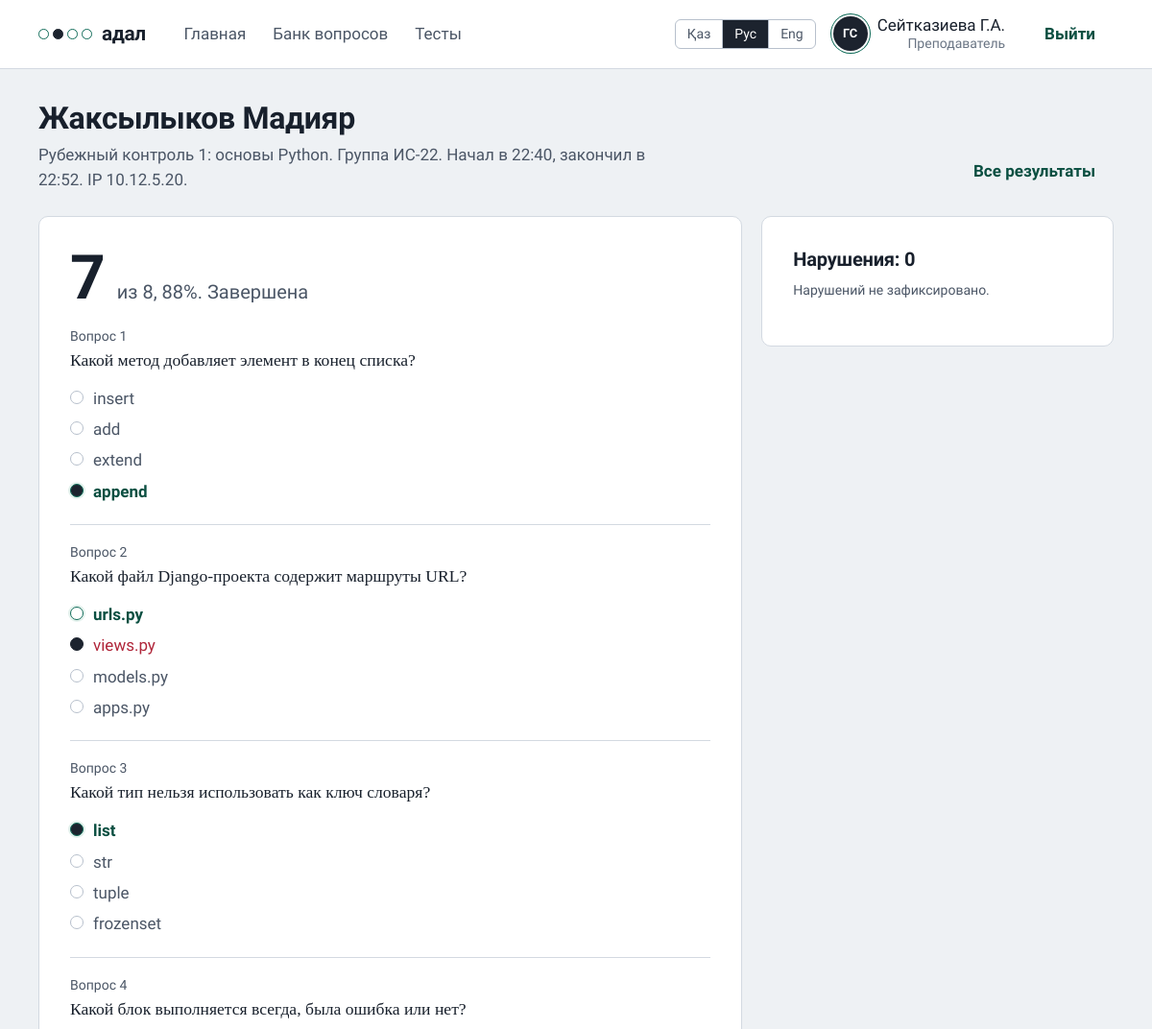
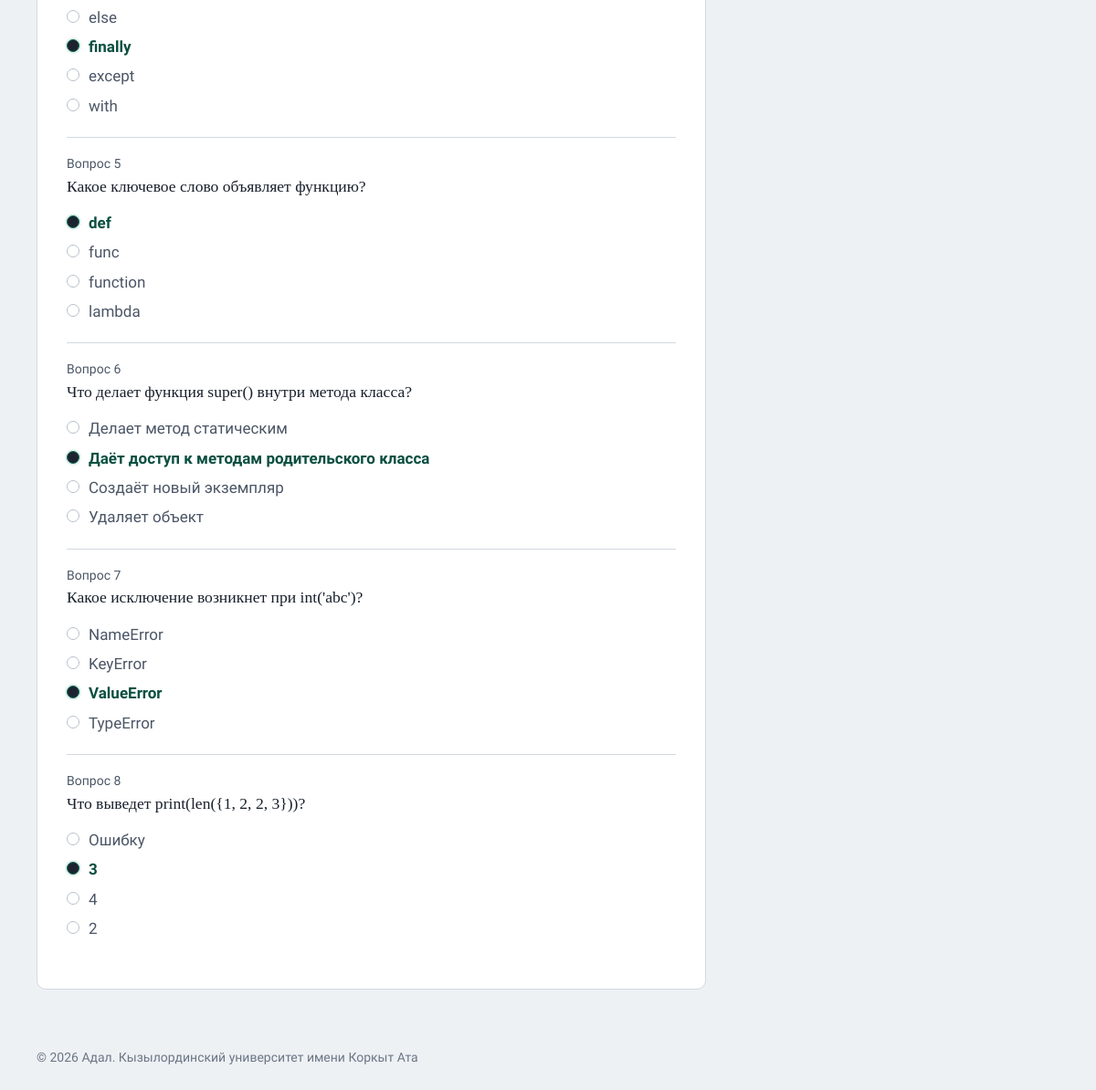
The page /attempts/20/ (signed in) on the database its author committed (2 pictures, top to bottom).
### accounts/models.py (models this page shows, shortened)
class User(AbstractBaseUser, PermissionsMixin):
    class Role(models.TextChoices):
        STUDENT = "student", _("Студент")
        TEACHER = "teacher", _("Преподаватель")
        ADMIN = "admin", _("Администратор")
    class Degree(models.TextChoices):
        BACHELOR = "bachelor", _("Бакалавриат")
        MASTER = "master", _("Магистратура")
        DOCTOR = "doctor", _("Докторантура")
    class ApplicationType(models.TextChoices):
        FIRST = "first", _("Первое высшее образование")
        SHORT = "short", _("Сокращённая программа (на базе ТиПО)")
        SECOND = "second", _("Второе высшее образование")
    class DocType(models.TextChoices):
        ID_CARD = "id_card", _("Удостоверение личности РК")
        PASSPORT = "passport", _("Паспорт")
        RESIDENCE = "residence", _("Вид на жительство")
    class Language(models.TextChoices):
        KAZAKH = "kk", _("Қазақша")
        RUSSIAN = "ru", _("Русский")
        ENGLISH = "en", "English"
    iin = models.CharField(_("ИИН"), max_length=12, unique=True)
    first_name = models.CharField(_("Имя"), max_length=80)
    last_name = models.CharField(_("Фамилия"), max_length=80)
    patronymic = models.CharField(_("Отчество"), max_length=80, blank=True)
    email = models.EmailField(_("Эл. почта"), blank=True)
    role = models.CharField(_("Роль"), max_length=10, choices=Role.choices, default=Role.STUDENT)
    group = models.CharField(_("Группа"), max_length=30, blank=True)
    interface_language = models.CharField(
        _("Язык интерфейса"), max_length=2, choices=Language.choices, default=Language.RUSSIAN)
    degree = models.CharField(_("Академическая степень"), max_length=10,
                              choices=Degree.choices, default=Degree.BACHELOR)
    application_type = models.CharField(_("Заявление"), max_length=10,
                                        choices=ApplicationType.choices, default=ApplicationType.FIRST)
    citizenship = models.CharField(_("Страна"), max_length=60, default="Казахстан")
    doc_type = models.CharField(_("Документ"), max_length=10, choices=DocType.choices,
                                default=DocType.ID_CARD)
    doc_number = models.CharField(_("Номер документа"), max_length=20, blank=True)
    study_language = models.CharField(_("Язык обучения"), max_length=2,
                                      choices=Language.choices, default=Language.KAZAKH)
    birth_date = models.DateField(_("Дата рождения"), null=True, blank=True)
    avatar = models.ImageField(_("Фото профиля"), upload_to="avatars/", blank=True)
    is_active = models.BooleanField(default=True)
    is_staff = models.BooleanField(default=False)
    date_joined = models.DateTimeField(default=timezone.now)
    objects = UserManager()
    USERNAME_FIELD = "iin"
    REQUIRED_FIELDS = ["first_name", "last_name"]
    class Meta:
        verbose_name = _("пользователь")
        verbose_name_plural = _("пользователи")
        ordering = ["last_name", "first_name"]
    @property
    def full_name(self) -> str:
        return " ".join(p for p in (self.last_name, self.first_name, self.patronymic) if p)
    @property
    def short_name(self) -> str:
        initials = "".join(f"{p[0]}." for p in (self.first_name, self.patronymic) if p)
        return f"{self.last_name} {initials}".strip()
    @property
    def initials(self) -> str:
        return "".join(p[0] for p in (self.first_name, self.last_name) if p).upper()
    @property
    def is_teacher(self) -> bool:
        return self.role in (self.Role.TEACHER, self.Role.ADMIN)
    @property
    def is_admin(self) -> bool:
        return self.is_superuser or self.role == self.Role.ADMIN

### exams/models.py (models this page shows, shortened)
class Attempt(models.Model):
    class Status(models.TextChoices):
        ACTIVE = "active", _("Идёт")
        FINISHED = "finished", _("Завершена")
        EXPIRED = "expired", _("Время вышло")
        TERMINATED = "terminated", _("Остановлена за нарушения")
    exam = models.ForeignKey(Exam, on_delete=models.CASCADE, related_name="attempts")
    student = models.ForeignKey(settings.AUTH_USER_MODEL, on_delete=models.CASCADE,
                                related_name="attempts")
    status = models.CharField(max_length=12, choices=Status.choices, default=Status.ACTIVE)
    started_at = models.DateTimeField(default=timezone.now)
    deadline = models.DateTimeField()
    finished_at = models.DateTimeField(null=True, blank=True)
    score = models.PositiveSmallIntegerField(default=0)
    max_score = models.PositiveSmallIntegerField(default=0)
    seed = models.BigIntegerField()
    session_key = models.CharField(max_length=64, blank=True)
    ip_address = models.GenericIPAddressField(null=True, blank=True)
    last_seen_at = models.DateTimeField(null=True, blank=True)
    violation_count = models.PositiveSmallIntegerField(default=0)
    archived = models.BooleanField(default=False)
    objects = CurrentAttemptManager()
    all_objects = models.Manager()
    class Meta:
        constraints = [
            models.UniqueConstraint(fields=["exam", "student"], condition=models.Q(archived=False),
                                    name="one_current_attempt_per_student"),
        ]
        ordering = ["-started_at"]
    @property
    def percent(self) -> int:
        return round(100 * self.score / self.max_score) if self.max_score else 0

class Exam(models.Model):
    title = models.CharField(_("Название"), max_length=200)
    subject = models.ForeignKey(Subject, on_delete=models.PROTECT, related_name="exams",
                                verbose_name=_("Дисциплина"))
    author = models.ForeignKey(settings.AUTH_USER_MODEL, on_delete=models.CASCADE,
                               related_name="exams")
    topic = models.CharField(_("Только тема"), max_length=150, blank=True,
                             help_text=_("Оставьте пустым, чтобы брать вопросы по всей дисциплине"))
    question_count = models.PositiveSmallIntegerField(_("Вопросов в варианте"), default=20)
    duration_minutes = models.PositiveSmallIntegerField(_("Время, минут"), default=30)
    opens_at = models.DateTimeField(_("Открывается"))
    closes_at = models.DateTimeField(_("Закрывается"))
    groups = models.CharField(_("Группы"), max_length=300, blank=True,
                              help_text=_("Через запятую, например: ИС-21, ИС-22. Если оставить пустым, тест увидят все группы"))
    access_code = models.CharField(_("Код доступа"), max_length=12,
                                   help_text=_("Преподаватель говорит его вслух в аудитории"))
    allowed_ip_prefix = models.CharField(
        _("Разрешённая сеть"), max_length=60, blank=True,
        help_text=_("Начало IP-адресов компьютерного класса, например 10.12.5. Если оставить пустым, тест откроется из любой сети"))
    max_violations = models.PositiveSmallIntegerField(
        _("Нарушений до завершения"), default=3,
        help_text=_("Уход со страницы, выход из полноэкранного режима и т. п."))
    show_review = models.BooleanField(_("Показать студенту разбор после теста"), default=False)
    questions = models.ManyToManyField("Question", related_name="exams", blank=True,
                                       verbose_name=_("Вопросы теста"))
    is_published = models.BooleanField(_("Опубликован"), default=True)
    created_at = models.DateTimeField(auto_now_add=True)
    class Meta:
        verbose_name = _("тест")
        verbose_name_plural = _("тесты")
        ordering = ["-opens_at"]

class AttemptItem(models.Model):
    attempt = models.ForeignKey(Attempt, on_delete=models.CASCADE, related_name="items")
    question = models.ForeignKey(Question, on_delete=models.CASCADE, related_name="attempt_items")
    position = models.PositiveSmallIntegerField()
    choice_order = models.JSONField(default=list)
    selected = models.ForeignKey(Choice, on_delete=models.SET_NULL, null=True, blank=True)
    answered_at = models.DateTimeField(null=True, blank=True)
    class Meta:
        ordering = ["position"]
        constraints = [
            models.UniqueConstraint(fields=["attempt", "position"], name="unique_item_position"),
        ]

class Question(models.Model):
    class Difficulty(models.IntegerChoices):
        EASY = 1, _("Лёгкий")
        MEDIUM = 2, _("Средний")
        HARD = 3, _("Сложный")
    subject = models.ForeignKey(Subject, on_delete=models.CASCADE, related_name="questions",
                                verbose_name=_("Дисциплина"))
    author = models.ForeignKey(settings.AUTH_USER_MODEL, on_delete=models.SET_NULL, null=True,
                               related_name="questions", verbose_name=_("Автор"))
    topic = models.CharField(_("Тема"), max_length=150, blank=True)
    text = models.TextField(_("Текст вопроса"))
    image = models.ImageField(_("Рисунок"), upload_to="questions/", blank=True)
    difficulty = models.PositiveSmallIntegerField(_("Сложность"), choices=Difficulty.choices,
                                                  default=Difficulty.MEDIUM)
    is_active = models.BooleanField(_("В банке"), default=True)
    created_at = models.DateTimeField(_("Создан"), auto_now_add=True)
    class Meta:
        verbose_name = _("вопрос")
        verbose_name_plural = _("вопросы")
        ordering = ["-created_at"]

class Choice(models.Model):
    question = models.ForeignKey(Question, on_delete=models.CASCADE, related_name="choices")
    text = models.CharField(_("Вариант ответа"), max_length=1000)
    is_correct = models.BooleanField(_("Правильный"), default=False)
    class Meta:
        ordering = ["id"]

### exams/views.py (the view)
# urls.py: path("attempts/<int:pk>/", views.attempt_detail, name="attempt_detail"),
@teacher_required
def attempt_detail(request, pk):
    attempt = get_object_or_404(Attempt.all_objects.select_related("exam", "student"), pk=pk)
    _own_exam(request, attempt.exam_id)
    history = (Attempt.all_objects.filter(exam=attempt.exam, student=attempt.student)
               .exclude(pk=attempt.pk).order_by("-started_at"))
    default_until = timezone.localtime() + timezone.timedelta(days=1)
    return render(request, "exams/attempt_detail.html", {
        "attempt": attempt, "items": _review_items(attempt),
        "violations": attempt.violations.all(), "history": history,
        "retake": services.active_retake(attempt.exam, attempt.student),
        "retake_default": default_until.replace(second=0, microsecond=0).strftime("%Y-%m-%dT%H:%M"),
    })

### exams/services.py (called while the page is built)
def active_retake(exam: Exam, student, now=None) -> Retake | None:
    now = now or timezone.now()
    return (Retake.objects.filter(exam=exam, student=student, used_at__isnull=True, expires_at__gte=now)
            .order_by("-expires_at").first())

### exams/views.py (called while the page is built)
def teacher_required(view):
    @wraps(view)
    @login_required
    def wrapper(request, *args, **kwargs):
        if not request.user.is_teacher:
            raise PermissionDenied
        return view(request, *args, **kwargs)
    return wrapper

def _own_exam(request, pk) -> Exam:
    exam = get_object_or_404(Exam.objects.select_related("subject"), pk=pk)
    if exam.author_id != request.user.id and not request.user.is_admin:
        raise PermissionDenied
    return exam

def _review_items(attempt):
    items = attempt.items.select_related("question", "selected").prefetch_related(
        "question__choices")
    result = []
    for item in items:
        choices = {c.id: c for c in item.question.choices.all()}
        ordered = [choices[cid] for cid in item.choice_order if cid in choices]
        result.append({"item": item, "choices": ordered})
    return result

### templates/exams/attempt_detail.html (shortened to what this page needs)
{% extends "base.html" %}
{% load i18n %}
{% block math %}{% include "_math.html" %}{% endblock %}
{% block content %}
<div class="page-head">
  <div>
    <h1>{{ attempt.student.full_name }}{% if attempt.archived %} <span class="tag">{% translate "заменена пересдачей" %}</span>{% endif %}</h1>
    <p class="muted">{{ attempt.exam.title }}. {% translate "Группа" %} {{ attempt.student.group|default:"—" }}. {% translate "Начал в" %} {{ attempt.started_at|date:"H:i" }}{% if attempt.finished_at %}, {% translate "закончил в" %} {{ attempt.finished_at|date:"H:i" }}{% endif %}. IP {{ attempt.ip_address|default:"—" }}.</p>
  </div>
  <a class="btn btn-quiet" href="{% url 'exams:exam_results' attempt.exam_id %}">{% translate "Все результаты" %}</a>
</div>
<div class="cols">
  <section class="sheet">
    <div class="score-big"><b>{{ attempt.score }}</b><span></span></div>
    {% for r in items %}
    <div class="review-item">
      <div class="small muted">{% blocktranslate trimmed with position=r.item.position %}Вопрос {{ position }}{% endblocktranslate %}{% if not r.item.selected %}{% translate ", без ответа" %}{% endif %}</div>
      <div class="q-text">{{ r.item.question.text }}</div>
      {% for c in r.choices %}
      <div class="review-choice {% if c.is_correct %}correct{% endif %} {% if r.item.selected_id == c.id %}picked{% if not c.is_correct %} wrong{% endif %}{% endif %}">{{ c.text }}</div>
      {% endfor %}
    </div>
    {% endfor %}
  </section>
  <aside>
    <section class="sheet">
      <h3>{% translate "Нарушения" %}: {{ violations|length }}</h3>
      {% for v in violations %}
      <div class="small" style="padding:6px 0;border-bottom:1px solid var(--rule)"><span class="num muted">{{ v.created_at|date:"H:i:s" }}</span> {{ v.get_kind_display }}</div>
      {% empty %}<p class="muted small">{% translate "Нарушений не зафиксировано." %}</p>{% endfor %}
    </section>
  </aside>
</div>
{% endblock %}

### templates/base.html (shortened to what this page needs)
{% load static i18n %}{% get_current_language as LANG %}<!doctype html>
<html lang="{{ LANG }}">
<head>
  <link rel="stylesheet" href="{% static 'css/app.css' %}?v=16">
  {% block math %}{% endblock %}
</head>
<body class="{% block body_class %}{% endblock %}">
{% block chrome %}
<header class="topbar">
  <div class="topbar-in">
    <a class="wordmark" href="{% url 'dashboard' %}" aria-label="{% translate 'Адал, главная страница' %}">
      <span class="mark" aria-hidden="true"><i></i><i class="on"></i><i></i><i></i></span>{% translate "адал" %}
    </a>
    {% if user.is_authenticated %}
    {% with path=request.path %}
    <nav class="nav" aria-label="{% translate 'Разделы' %}">
      <a href="{% url 'dashboard' %}" {% if path == '/' %}aria-current="page"{% endif %}>{% translate "Главная" %}</a>
      {% if user.is_teacher %}
      <a href="{% url 'exams:question_list' %}" {% if '/bank/' in path %}aria-current="page"{% endif %}>{% translate "Банк вопросов" %}</a>
      <a href="{% url 'exams:exam_list' %}" {% if '/exams/' in path %}aria-current="page"{% endif %}>{% translate "Тесты" %}</a>
      {% endif %}
    </nav>
    {% endwith %}
    {% endif %}
    <div class="who">
      {% include "_lang.html" %}
      {% if user.is_authenticated %}
      <a class="who-link" href="{% url 'accounts:profile' %}" title="{% translate 'Профиль' %}">
        <span class="avatar" aria-hidden="true">{% if user.avatar %}<img src="{{ user.avatar.url }}" alt="">{% else %}{{ user.initials }}{% endif %}</span>
        <span class="who-name">{{ user.short_name }}<span>{{ user.get_role_display }}{% if user.group %}, {{ user.group }}{% endif %}</span></span>
      </a>
      <form method="post" action="{% url 'accounts:logout' %}">{% csrf_token %}
        <button class="btn btn-quiet logout" type="submit" aria-label="{% translate 'Выйти' %}">
          <span>{% translate "Выйти" %}</span>
        </button>
      </form>
      {% endif %}
    </div>
  </div>
</header>
{% endblock %}
<main class="{% block main_class %}page{% endblock %}">
  {% block content %}{% endblock %}
</main>
{% block footer %}<footer class="footer">{% translate "© 2026 Адал. Кызылординский университет имени Коркыт Ата" %}</footer>{% endblock %}
</body>
</html>

### rows shown on the page
User: initials "ГС", short_name "Сейтказиева Г.А.", role "Преподаватель"
Attempt: student.full_name "Жаксылыков Мадияр", exam "Рубежный контроль 1: основы Python", student.group "ИС-22", started_at "22:40", finished_at "22:52", ip_address "10.12.5.20", score "7"
AttemptItem: item.question.text "Какой метод добавляет элемент в конец списка?"
Choice: text "insert"
Choice: text "add"
Choice: text "extend"
Choice: text "append"
AttemptItem: item.question.text "Какой файл Django-проекта содержит маршруты URL?"
Choice: text "urls.py"
Choice: text "views.py"
Choice: text "models.py"
Choice: text "apps.py"
AttemptItem: item.question.text "Какой тип нельзя использовать как ключ словаря?"
Choice: text "list"
Choice: text "str"
Choice: text "tuple"
Choice: text "frozenset"
AttemptItem: item.question.text "Какой блок выполняется всегда, была ошибка или нет?"
Choice: text "else"
Choice: text "finally"
Choice: text "except"
Choice: text "with"
AttemptItem: item.question.text "Какое ключевое слово объявляет функцию?"
Choice: text "def"
Choice: text "func"
Choice: text "function"
Choice: text "lambda"
AttemptItem: item.question.text "Что делает функция super() внутри метода класса?"
Choice: text "Делает метод статическим"
Choice: text "Даёт доступ к методам родительского класса"
Choice: text "Создаёт новый экземпляр"
Choice: text "Удаляет объект"
AttemptItem: item.question.text "Какое исключение возникнет при int('abc')?"
Choice: text "NameError"
Choice: text "KeyError"
Choice: text "ValueError"
Choice: text "TypeError"
AttemptItem: item.question.text "Что выведет print(len({1, 2, 2, 3}))?"
Choice: text "Ошибку"
Choice: text "3"
Choice: text "4"
Choice: text "2"

### other values the page prints
{{ violations|length }} "0"
